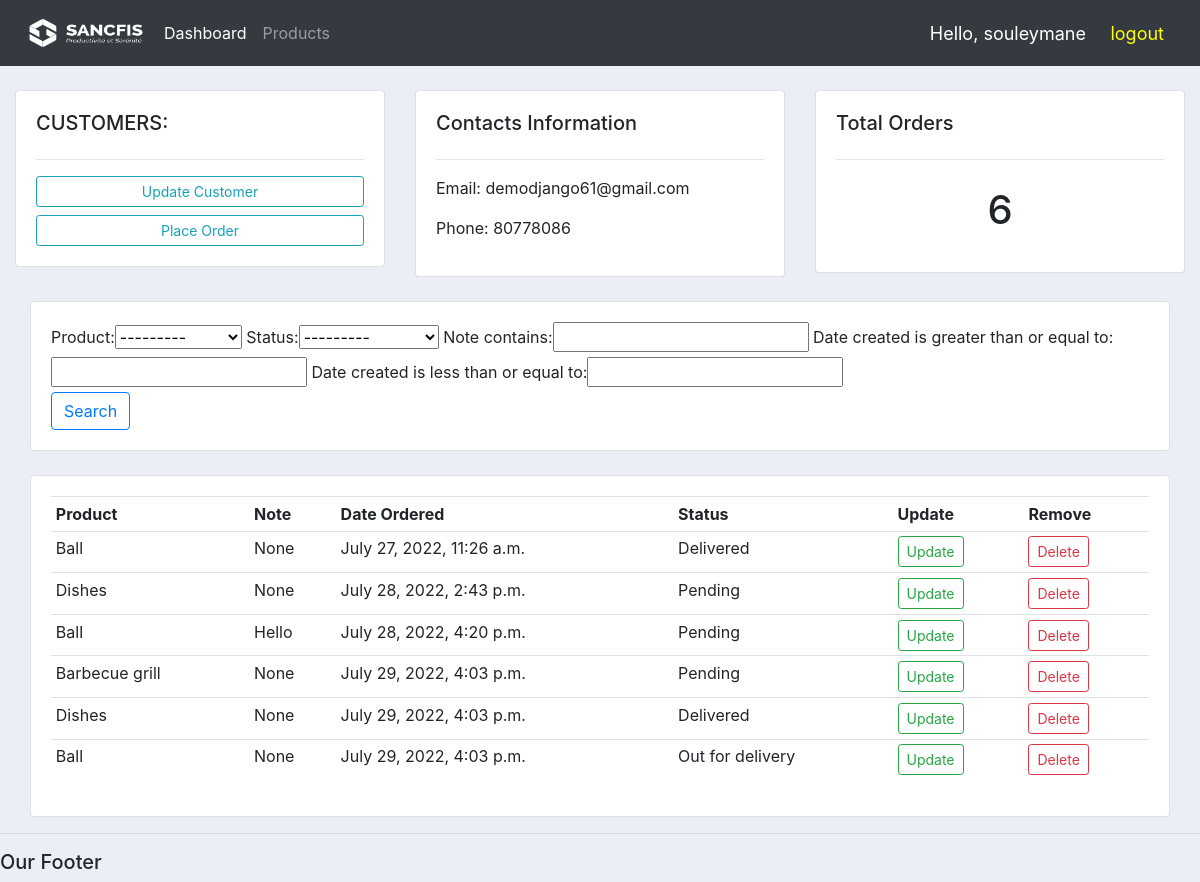
The page /customer/2/ (signed in) on the database its author committed.
### accounts/models.py (models this page shows, shortened)
class Customer(models.Model):
    name = models.CharField(max_length=200, null=True)
    phone = models.CharField(max_length=20, null=True)
    email = models.EmailField(max_length=200, null=True)
    date_created = models.DateTimeField(auto_now_add=True, null=True)

class Order(models.Model):
    STATUS = (
        ('Pending', 'Pending'),
        ('Out for delivery', 'Out for delivery'),
        ('Delivered', 'Delivered'),
    )
    customer = models.ForeignKey(Customer, null=True, on_delete=models.SET_NULL)
    product = models.ForeignKey(Product, null=True, on_delete=models.SET_NULL)
    date_created = models.DateTimeField(auto_now_add=True, null=True)
    status = models.CharField(max_length=200, null=True, choices=STATUS)
    note = models.CharField(max_length=100, null=True)

class Product(models.Model):
    CATEGORY = (
        ('Indoor', 'Indoor'),
        ('Out Door', 'Out Door'),
    )
    name = models.CharField(max_length=200, null=True)
    price = models.FloatField(null=True)
    category = models.CharField(max_length=200, null=True, choices=CATEGORY)
    description = models.CharField(max_length=200, null=True, blank=True)
    date_created = models.DateTimeField(auto_now_add=True, null=True)
    tags = models.ManyToManyField(Tag)
    def __str__(self):
        return self.name

### accounts/views/customer.py (the view)
# urls.py: path('customer/<str:pk_test>/', customer.customer, name="customer"),
@login_required(login_url='login')
def customer(request, pk_test):
    customer = Customer.objects.get(id=pk_test)
    orders = customer.order_set.all()
    order_count = orders.count()
    myFilter = OrderFilter(request.GET, queryset=orders)
    orders = myFilter.qs
    context = {'customer': customer, 'orders': orders,
    'order_count': order_count, 'myFilter': myFilter}
    return render(request, 'accounts/customer.html', context)

### accounts/templates/accounts/customer.html
{% extends 'accounts/main.html' %}
{% block content %}
    <br>
    <div class="row">
        <div class="col-md">
            <div class="card card-body">
                <h5>CUSTOMERS:</h5>
                <hr>
                <a class="btn btn-outline-info btn-sm btn-block" href="">
                    Update Customer
                </a>
                <a class="btn btn-outline-info btn-sm btn-block" href="{% url 'create_order' customer.id %}">
                    Place Order
                </a>
            </div>
        </div>
        <div class="col-md">
            <div class="card card-body">
                <h5>Contacts Information</h5>
                <hr>
                <p>Email: {{customer.email}}</p>
                <p>Phone: {{customer.phone}}</p>
            </div>
        </div>
        <div class="col-md">
            <div class="card card-body">
                <h5>Total Orders</h5>
                <hr>
                <h1 style="text-align: center; padding: 10px;">{{order_count}}</h1>
            </div>
        </div>
    </div>
    <br>
    <div class="row">
        <div class="col">
            <div class="col-md">
                <div class="card card-body">
                    <form method="get">
                        <div>
                            {{ myFilter.form }}
                        </div>
                        <button class="btn btn-outline-primary" type="submit">Search</button>
                    </form>
                </div>
            </div>
        </div>
    </div>
    <br>
    <div class="row">
        <div class="col">
            <div class="col-md">
                <div class="card card-body">
                    <table class="table table-sm">
                        <tr>
                            <th>Product</th>
                            <th>Note</th>
                            <th>Date Ordered</th>
                            <th>Status</th>
                            <th>Update</th>
                            <th>Remove</th>
                        </tr>
                        {% for order in orders %}
                            <tr>
                                <td>{{ order.product }}</dt>
                                <td>{{ order.note }}</dt>
                                <td>{{ order.date_created }}</dt>
                                <td>{{ order.status }}</dt>
                                <td><a class="btn btn-outline-success btn-sm" href="{% url 'update_order' order.id %}">Update</a></td>
                                <td><a class="btn btn-outline-danger btn-sm" href="{% url 'delete_order' order.id %}">Delete</a></td>
                            </tr>
                        {% endfor %}
                    </table>
                </div>
            </div>
        </div>
    </div>
{% endblock %}

### accounts/templates/accounts/navbar.html (shortened to what this page needs)
{% load static %}
<nav class="navbar navbar-expand-lg navbar-dark bg-dark">
    <img style="height: 50px; width: 140px;" src="{% static 'images/logo.png' %}">
    <div class="collapse navbar-collapse" id="navbarNav">
        <ul class="navbar-nav">
            <li class="nav-item active">
                <a class="nav-link" href="{% url 'home' %}">Dashboard</a>
            </li>
            <li class="nav-item">
                <a class="nav-link" href="{% url 'products' %}">Products</a>
            </li>
        </ul>
    </div>
    <span class="hello-msg">Hello, {{ request.user }}</span>&nbsp;
    <span><a class="href" href="{% url 'logout' %}">logout</a></span>
</nav>

### static/css/main.css (style rules this page uses)
body { background-color: #ebeff5; }

### accounts/templates/accounts/navbar.html (style rules this page uses)
.hello-msg { font-size: 18px; color: white; margin-right: 20px; }
.href { font-size: 18px; color: yellow; margin-right: 20px; }

### rows shown on the page
Customer: email "demodjango61@gmail.com", phone "80778086"
Order: product "Ball", note "None", date_created "July 27, 2022, 11:26 a.m.", status "Delivered"
Order: product "Dishes", note "None", date_created "July 28, 2022, 2:43 p.m.", status "Pending"
Order: product "Ball", note "Hello", date_created "July 28, 2022, 4:20 p.m.", status "Pending"
Order: product "Barbecue grill", note "None", date_created "July 29, 2022, 4:03 p.m.", status "Pending"
Order: product "Dishes", note "None", date_created "July 29, 2022, 4:03 p.m.", status "Delivered"
Order: product "Ball", note "None", date_created "July 29, 2022, 4:03 p.m.", status "Out for delivery"

### other values the page prints
{{ request.user }} "souleymane"
{{ order_count }} "6"
